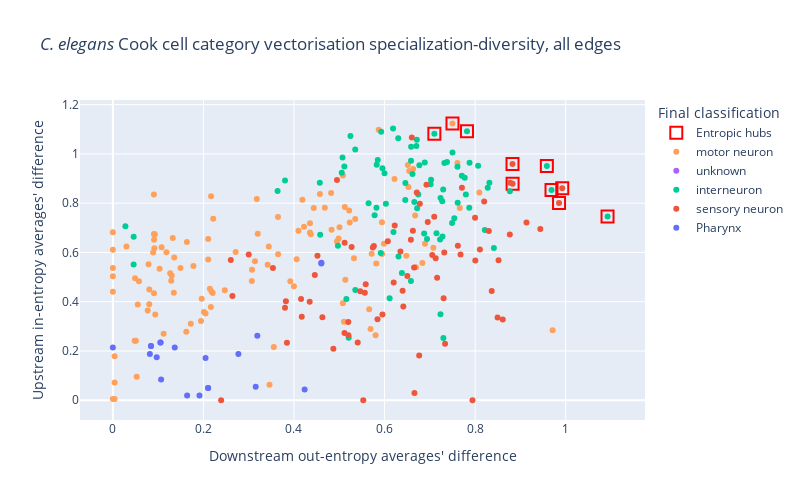

The notebook cell saved with this chart:
### Code cell
class_vis = 'Final classification'
fig = px.scatter(to_plot, x=f"out_diff_ds", y=f"in_diff_us", color=class_vis, 
                 hover_data=['Neuron'], labels={f'out_diff_ds':"Downstream out-entropy averages' difference", f'in_diff_us':" Upstream in-entropy averages' difference"},
                 title=f'<i>C. elegans</i> {class_string} vectorisation specialization-diversity, {edgetype} edges')

entropy_hubs = spec_div[f'out_diff_ds'] + spec_div[f'in_diff_us']
entropy_hubs = entropy_hubs.sort_values(ascending=False)
entropy_hubs = entropy_hubs.iloc[:10].index.values
ent_hub_df = to_plot[to_plot.Neuron.isin(entropy_hubs)].copy(True)

fig.add_trace(go.Scatter(
    x = ent_hub_df[f'out_diff_ds'],
    y = ent_hub_df[f'in_diff_us'],
    mode='markers',
    marker=dict(
        size=12,
        color='red',
        line=dict(width=2, color='red'),
        symbol= 'square-open' #117
    ),
    hovertext=ent_hub_df.Neuron,
    name='Entropic hubs'

))


fig.update_layout()

full_fig = fig.full_figure_for_development(warn=False)
xrange = full_fig.layout.xaxis.range
yrange = full_fig.layout.yaxis.range
fig.update_layout(xaxis_range=xrange, yaxis_range=yrange,
                      autosize=False,
                      width=800,
                      height=500,)

d = fig.data
fig.data = d[::-1]

fig.show()
if save_things:
    fig.write_html(f"../figures/distributions_vis/celegans_{class_name}_sd_distributions.html")

### Figure 1 — Plotly figure (JSON) as saved in the notebook; plotly's stock layout.template omitted (floating-point values rounded to 4 significant figures)
{"data": [{"hovertext": ["CEPVR", "BAGR", "URXR", "DVA", "RIGL", "RMGL", "RMGR", "PVNR", "PVR", "SMBDL"], "marker": {"color": "red", "line": {"color": "red", "width": 2}, "size": 12, "symbol": "square-open"}, "mode": "markers", "name": "Entropic hubs", "type": "scatter", "x": [0.9924, 0.8828, 0.9854, 0.8826, 0.7821, 0.9584, 0.9687, 0.71, 1.092, 0.75], "y": [0.8608, 0.8785, 0.8009, 0.9587, 1.092, 0.9507, 0.853, 1.082, 0.746, 1.123]}, {"customdata": [["IL1DL"], ["IL1DR"], ["IL1L"], ["IL1R"], ["IL1VL"], ["IL1VR"], ["SIADL"], ["SIADR"], ["SIAVL"], ["SIAVR"], ["SIBDL"], ["SIBDR"], ["SIBVL"], ["SIBVR"], ["RMDDL"], ["RMDDR"], ["RMDL"], ["RMDR"], ["RMDVL"], ["RMDVR"], ["RMED"], ["RMEL"], ["RMER"], ["RMEV"], ["RMFL"], ["RMFR"], ["RMHL"], ["RMHR"], ["RIVL"], ["RIVR"], ["SMBDL"], ["SMBDR"], ["SMBVL"], ["SMBVR"], ["SMDDL"], ["SMDDR"], ["SMDVL"], ["SMDVR"], ["URADL"], ["URADR"], ["URAVL"], ["URAVR"], ["DA01"], ["DA02"], ["DA03"], ["DA04"], ["DA05"], ["DA06"], ["DA07"], ["DA08"], ["DA09"], ["PDA"], ["DB01"], ["DB02"], ["DB03"], ["DB04"], ["DB05"], ["DB06"], ["DB07"], ["AS01"], ["AS02"], ["AS03"], ["AS04"], ["AS05"], ["AS06"], ["AS07"], ["AS08"], ["AS09"], ["AS10"], ["AS11"], ["PDB"], ["DD01"], ["DD02"], ["DD03"], ["DD04"], ["DD05"], ["DD06"], ["VA01"], ["VA02"], ["VA03"], ["VA04"], ["VA05"], ["VA06"], ["VA07"], ["VA08"], ["VA09"], ["VA10"], ["VA11"], ["VA12"], ["VB01"], ["VB02"], ["VB03"], ["VB04"], ["VB05"], ["VB06"], ["VB07"], ["VB08"], ["VB09"], ["VB10"], ["VB11"], ["VD01"], ["VD02"], ["VD03"], ["VD04"], ["VD05"], ["VD06"], ["VD07"], ["VD08"], ["VD09"], ["VD10"], ["VD11"], ["VD12"], ["VD13"], ["HSNL"], ["HSNR"], ["VC01"], ["VC02"], ["VC03"], ["VC04"], ["VC05"], ["VC06"]], "hovertemplate": "Final classification=motor neuron<br>Downstream out-entropy averages' difference=%{x}<br> Upstream in-entropy averages' difference=%{y}<br>Neuron=%{customdata[0]}<extra></extra>", "legendgroup": "motor neuron", "marker": {"color": "#FFA15A", "symbol": "circle"}, "mode": "markers", "name": "motor neuron", "orientation": "v", "showlegend": true, "type": "scatter", "x": [0.5325, 0.406, 0.5817, 0.6835, 0.5352, 0.4985, 0.0, 0.0, 0.0, 0.0, 0.07698, 0.5231, 0.622, 0.3649, 0.3199, 0.4353, 0.5122, 0.482, 0.4949, 0.6893, 0.6481, 0.3443, 0.0, 0.8093, 0.6676, 0.4681, 0.483, 0.3179, 0.5986, 0.5942, 0.75, 0.761, 0.587, 0.5081, 0.4372, 0.6545, 0.5219, 0.5006, 0.5103, 0.569, 0.5803, 0.3556, 0.2106, 0.2105, 0.1183, 0.1299, 0.05762, 0.09083, 0.0, 0.0927, 0.3418, 0.5661, 0.4099, 0.2473, 0.1494, 0.1076, 0.05079, 0.04819, 0.1947, 0.1779, 0.05498, 0.09369, 0.1121, 0.0805, 0.04904, 0.05267, 0.0039, 0.1622, 0.0039, 0.3069, 0.346, 0.2169, 0.09102, 0.1323, 0.1266, 0.2048, NaN, 0.1635, 0.2712, 0.1356, 0.2179, 0.08903, 0.07881, 0.1721, 0.3919, 0.5715, 0.0039, 0.3138, 0.4186, 0.6528, 0.4222, 0.08031, 0.1347, 0.1032, 0.2205, 0.2011, 0.2143, 0.1962, 0.5135, 0.129, 0.6514, 0.2216, 0.4436, 0.4573, 0.3647, 0.09073, 0.03005, 0.2165, 0.3999, 0.4352, 0.09064, 0.09163, 0.3073, 0.6631, 0.7662, 0.508, 0.5945, 0.7078, 0.6693, 0.9712, NaN], "xaxis": "x", "y": [0.5766, 0.5724, 0.555, 0.5576, 0.7358, 0.6571, 0.537, 0.4405, 0.6105, 0.6816, 0.3644, 0.722, 0.8977, 0.5925, 0.6762, 0.7181, 0.7848, 0.8411, 0.6445, 0.6357, 0.5864, 0.6244, 0.5034, 0.843, 0.7501, 0.7819, 0.692, 0.817, 0.6356, 0.7229, 1.123, 0.9635, 1.098, 0.9122, 0.6741, 0.9305, 0.7707, 0.7018, 0.3182, 0.2892, 0.264, 0.2158, 0.5711, 0.655, 0.6011, 0.506, 0.483, 0.4344, 0.004808, 0.6743, 0.5501, 0.3694, 0.6884, 0.4466, 0.5372, 0.6212, 0.2419, 0.2419, 0.3221, 0.5454, 0.3889, 0.3477, 0.2694, 0.4497, 0.4951, 0.09565, 0.004808, 0.2784, 0.1788, 0.4839, 0.0627, 0.8281, 0.652, 0.6587, 0.5156, 0.3524, 0.6563, 0.6427, 0.6022, 0.5793, 0.4419, 0.5994, 0.5525, 0.3105, 0.4829, 0.5947, 0.07222, 0.5638, 0.8143, 0.866, 0.704, 0.3897, 0.4359, 0.5337, 0.4358, 0.3577, 0.4522, 0.4123, 0.4896, 0.4849, 0.9547, 0.7369, 0.7807, 0.8369, 0.7439, 0.675, 0.6239, 0.379, 0.4632, 0.6807, 0.8348, 0.6168, 0.5296, 0.9382, 0.7806, 0.3936, 0.5936, 0.6195, 0.5403, 0.2839, NaN], "yaxis": "y"}, {"customdata": [["CANL"], ["CANR"]], "hovertemplate": "Final classification=unknown<br>Downstream out-entropy averages' difference=%{x}<br> Upstream in-entropy averages' difference=%{y}<br>Neuron=%{customdata[0]}<extra></extra>", "legendgroup": "unknown", "marker": {"color": "#ab63fa", "symbol": "circle"}, "mode": "markers", "name": "unknown", "orientation": "v", "showlegend": true, "type": "scatter", "x": [NaN, NaN], "xaxis": "x", "y": [NaN, NaN], "yaxis": "y"}, {"customdata": [["AUAL"], ["AUAR"], ["AIAL"], ["AIAR"], ["AIBL"], ["AIBR"], ["AIYL"], ["AIYR"], ["AIZL"], ["AIZR"], ["ADAL"], ["ADAR"], ["AIML"], ["AIMR"], ["AINL"], ["AINR"], ["ALA"], ["BDUL"], ["BDUR"], ["RIPL"], ["RIPR"], ["RIAL"], ["RIAR"], ["RIBL"], ["RIBR"], ["RICL"], ["RICR"], ["RIFL"], ["RIFR"], ["RIGL"], ["RIGR"], ["RIH"], ["RIR"], ["RIS"], ["RMGL"], ["RMGR"], ["AVFL"], ["AVFR"], ["AVG"], ["AVHL"], ["AVHR"], ["AVJL"], ["AVJR"], ["AVKL"], ["AVKR"], ["AVL"], ["DVB"], ["DVC"], ["PVNL"], ["PVNR"], ["PVPL"], ["PVPR"], ["PVQL"], ["PVQR"], ["PVR"], ["PVT"], ["PVWL"], ["PVWR"], ["RID"], ["PVCL"], ["PVCR"], ["AVAL"], ["AVAR"], ["AVBL"], ["AVBR"], ["AVDL"], ["AVDR"], ["AVEL"], ["AVER"], ["LUAL"], ["LUAR"], ["SAADL"], ["SAADR"], ["SAAVL"], ["SAAVR"], ["SABD"], ["SABVL"], ["SABVR"], ["RIML"], ["RIMR"]], "hovertemplate": "Final classification=interneuron<br>Downstream out-entropy averages' difference=%{x}<br> Upstream in-entropy averages' difference=%{y}<br>Neuron=%{customdata[0]}<extra></extra>", "legendgroup": "interneuron", "marker": {"color": "#00cc96", "symbol": "circle"}, "mode": "markers", "name": "interneuron", "orientation": "v", "showlegend": true, "type": "scatter", "x": [0.8315, 0.8768, 0.5916, 0.5157, 0.7379, 0.761, 0.7147, 0.6308, 0.8278, 0.7492, 0.7237, 0.7274, 0.8415, 0.73, 0.6113, 0.7235, 0.4971, 0.8215, 0.7541, 0.6702, 0.6713, 0.5353, 0.6888, 0.7321, 0.7771, 0.6458, 0.585, 0.5827, 0.7281, 0.7821, 0.646, 0.6875, 0.7708, 0.5821, 0.9584, 0.9687, 0.7295, 0.7871, 0.7226, 0.8066, 0.7027, 0.5647, 0.3802, 0.7615, 0.6938, 0.75, 0.6582, 0.6769, 0.672, 0.71, 0.7018, 0.7877, 0.6197, 0.7796, 1.092, 0.5926, 0.5354, 0.5208, 0.3637, 0.5113, 0.6584, 0.6302, 0.6586, 0.6189, 0.5247, 0.4571, 0.5054, 0.5953, 0.5072, 0.6383, 0.4579, 0.603, 0.6745, 0.6658, 0.578, 0.0277, 0.04597, 0.0459, 0.5999, 0.6617], "xaxis": "x", "y": [0.8832, 0.8483, 0.5975, 0.4114, 0.9675, 0.9481, 0.6783, 0.5831, 0.8625, 0.7196, 0.8215, 0.8075, 0.6183, 0.2531, 0.4138, 0.3489, 0.6276, 0.6915, 0.7388, 1.032, 1.058, 1.018, 0.9649, 0.9636, 0.9034, 0.8128, 0.9751, 0.9556, 0.6652, 1.092, 0.8822, 0.6765, 0.9116, 0.7819, 0.9507, 0.853, 0.8559, 0.7813, 0.6528, 0.9521, 0.8956, 0.8001, 0.8924, 0.8022, 0.655, 1.006, 0.4845, 0.9536, 0.7798, 1.082, 0.877, 0.9636, 0.6829, 0.835, 0.746, 1.09, 0.4473, 0.2537, 0.8498, 0.9493, 0.9725, 1.063, 1.029, 1.103, 1.072, 0.8833, 0.9237, 0.9421, 0.9857, 0.5161, 0.6717, 0.7976, 0.8352, 0.8049, 0.7506, 0.7066, 0.6635, 0.5514, 0.9219, 0.918], "yaxis": "y"}, {"customdata": [["ADFL"], ["ADFR"], ["ADLL"], ["ADLR"], ["ASEL"], ["ASER"], ["ASGL"], ["ASGR"], ["ASHL"], ["ASHR"], ["ASIL"], ["ASIR"], ["ASJL"], ["ASJR"], ["ASKL"], ["ASKR"], ["AWAL"], ["AWAR"], ["AWBL"], ["AWBR"], ["AWCL"], ["AWCR"], ["AFDL"], ["AFDR"], ["IL2DL"], ["IL2DR"], ["IL2L"], ["IL2R"], ["IL2VL"], ["IL2VR"], ["OLQDL"], ["OLQDR"], ["OLQVL"], ["OLQVR"], ["OLLL"], ["OLLR"], ["CEPDL"], ["CEPDR"], ["CEPVL"], ["CEPVR"], ["ALML"], ["ALMR"], ["AVM"], ["PVM"], ["PLML"], ["PLMR"], ["ALNL"], ["ALNR"], ["PLNL"], ["PLNR"], ["FLPL"], ["FLPR"], ["PVDL"], ["PVDR"], ["BAGL"], ["BAGR"], ["URXL"], ["URXR"], ["URYDL"], ["URYDR"], ["URYVL"], ["URYVR"], ["AQR"], ["PQR"], ["ADEL"], ["ADER"], ["PDEL"], ["PDER"], ["PHAL"], ["PHAR"], ["PHBL"], ["PHBR"], ["PHCL"], ["PHCR"], ["SDQL"], ["SDQR"], ["URBL"], ["URBR"], ["DVA"]], "hovertemplate": "Final classification=sensory neuron<br>Downstream out-entropy averages' difference=%{x}<br> Upstream in-entropy averages' difference=%{y}<br>Neuron=%{customdata[0]}<extra></extra>", "legendgroup": "sensory neuron", "marker": {"color": "#EF553B", "symbol": "circle"}, "mode": "markers", "name": "sensory neuron", "orientation": "v", "showlegend": true, "type": "scatter", "x": [0.7336, 0.6712, 0.8774, 0.6954, 0.5954, 0.4518, 0.52, 0.5273, 0.8766, 0.7619, 0.4869, 0.3845, 0.3001, 0.2605, 0.6072, 0.6653, 0.4172, 0.5845, 0.7319, 0.8302, 0.8496, 0.3821, 0.4347, 0.4156, 0.8698, 0.7385, 0.6503, 0.5584, 0.7942, 0.6765, 0.5765, 0.6225, 0.7708, 0.8005, 0.5741, 0.6603, 0.8106, 0.7999, 0.944, 0.9924, 0.6926, 0.861, 0.6399, 0.4627, 0.6414, 0.6202, 0.3535, 0.5116, 0.553, 0.3924, 0.5118, 0.3802, 0.2391, 0.3153, 0.7054, 0.8828, 0.6779, 0.9854, 0.6351, 0.6626, 0.7678, 0.8518, 0.7129, 0.446, 0.9134, 0.6582, 0.5564, 0.4949, 0.6661, 0.7305, 0.264, 0.5202, 0.5464, 0.5407, 0.7097, 0.7161, 0.82, 0.8367, 0.8826], "xaxis": "x", "y": [0.2294, 0.8429, 0.8828, 0.7238, 0.3479, 0.5864, 0.3173, 0.6224, 0.6725, 0.6274, 0.2086, 0.2331, 0.5913, 0.5694, 0.6449, 0.5386, 0.3388, 0.3293, 0.5998, 0.687, 0.3357, 0.4022, 0.4002, 0.4109, NaN, NaN, 0.5044, 0.4707, 0.0, 0.1818, 0.6259, 0.7089, 0.8627, 0.567, 0.6201, 1.067, 0.6117, 0.7412, 0.6954, 0.8608, 0.875, 0.3281, 0.4445, 0.3368, 0.3807, 0.4783, 0.5373, 0.2735, 0.0, NaN, 0.6397, 0.3755, 0.0, NaN, 0.5892, 0.8785, 0.7975, 0.8009, 0.6035, 0.6885, 0.5917, 0.5679, 0.5767, 0.5083, 0.7221, 0.6519, 0.4365, 0.8941, 0.02926, 0.4141, 0.4228, 0.2643, 0.442, 0.2345, 0.7449, 0.4969, 0.8067, 0.4439, 0.9587], "yaxis": "y"}, {"customdata": [["I1L"], ["I1R"], ["I2L"], ["I2R"], ["I3"], ["I4"], ["I5"], ["I6"], ["M1"], ["M2L"], ["M2R"], ["M3L"], ["M3R"], ["M4"], ["M5"], ["MCL"], ["MCR"], ["MI"], ["NSML"], ["NSMR"]], "hovertemplate": "Final classification=Pharynx<br>Downstream out-entropy averages' difference=%{x}<br> Upstream in-entropy averages' difference=%{y}<br>Neuron=%{customdata[0]}<extra></extra>", "legendgroup": "Pharynx", "marker": {"color": "#636efa", "symbol": "circle"}, "mode": "markers", "name": "Pharynx", "orientation": "v", "showlegend": true, "type": "scatter", "x": [0.4605, 0.4604, 0.2103, 0.2103, 0.3155, 0.4235, 0.2772, 0.3191, 0.1066, 0.08174, 0.09686, 0.1052, 0.1052, 0.1913, 0.164, 0.08422, 0.08422, 0.2047, 0.0, 0.1367], "xaxis": "x", "y": [0.5577, 0.555, 0.04983, 0.04983, 0.0543, 0.0434, 0.1873, 0.2614, 0.08398, 0.1881, 0.1744, 0.2343, 0.2343, 0.01886, 0.01886, 0.2204, 0.2204, 0.1715, 0.2141, 0.2141], "yaxis": "y"}], "layout": {"autosize": false, "height": 500, "legend": {"title": {"text": "Final classification"}, "tracegroupgap": 0}, "title": {"text": "<i>C. elegans</i> Cook cell category vectorisation specialization-diversity, all edges"}, "width": 800, "xaxis": {"anchor": "y", "domain": [0, 1], "range": [-0.07256, 1.175], "title": {"text": "Downstream out-entropy averages' difference"}}, "yaxis": {"anchor": "x", "domain": [0, 1], "range": [-0.08017, 1.219], "title": {"text": " Upstream in-entropy averages' difference"}}}}
